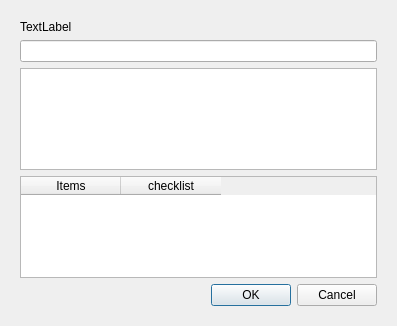
<?xml version="1.0" encoding="UTF-8"?>
<ui version="4.0">
 <class>tableedit</class>
 <widget class="QDialog" name="tableedit">
  <property name="geometry">
   <rect>
    <x>0</x>
    <y>0</y>
    <width>397</width>
    <height>326</height>
   </rect>
  </property>
  <property name="windowTitle">
   <string>Dialog</string>
  </property>
  <layout class="QVBoxLayout" name="verticalLayout_2">
   <item>
    <widget class="QStackedWidget" name="EditTableWidget">
     <property name="currentIndex">
      <number>1</number>
     </property>
     <widget class="QWidget" name="page">
      <widget class="QWidget" name="layoutWidget">
       <property name="geometry">
        <rect>
         <x>0</x>
         <y>10</y>
         <width>316</width>
         <height>220</height>
        </rect>
       </property>
       <layout class="QGridLayout" name="gridLayout_2">
        <item row="1" column="2">
         <widget class="QLineEdit" name="line_MachineEdit"/>
        </item>
        <item row="1" column="0">
         <widget class="QLabel" name="label_7">
          <property name="text">
           <string>Machine</string>
          </property>
         </widget>
        </item>
        <item row="5" column="2">
         <widget class="QLineEdit" name="line_ZoneEdit"/>
        </item>
        <item row="0" column="0">
         <widget class="QLabel" name="label_2">
          <property name="text">
           <string>RFAddress</string>
          </property>
         </widget>
        </item>
        <item row="5" column="0">
         <widget class="QLabel" name="label_13">
          <property name="text">
           <string>Zone ID</string>
          </property>
         </widget>
        </item>
        <item row="3" column="2">
         <widget class="QLineEdit" name="line_LineEdit"/>
        </item>
        <item row="4" column="0">
         <widget class="QLabel" name="label_12">
          <property name="text">
           <string>Process ID</string>
          </property>
         </widget>
        </item>
        <item row="4" column="2">
         <widget class="QLineEdit" name="line_ProcessEdit"/>
        </item>
        <item row="3" column="0">
         <widget class="QLabel" name="label_9">
          <property name="text">
           <string>Line ID</string>
          </property>
         </widget>
        </item>
        <item row="6" column="0">
         <widget class="QLabel" name="label">
          <property name="text">
           <string>Sub Zone ID</string>
          </property>
         </widget>
        </item>
        <item row="2" column="0">
         <widget class="QLabel" name="label_8">
          <property name="text">
           <string>Plant ID</string>
          </property>
         </widget>
        </item>
        <item row="2" column="2">
         <widget class="QLineEdit" name="line_PlantEdit"/>
        </item>
        <item row="7" column="0">
         <widget class="QLabel" name="label_3">
          <property name="text">
           <string>Device ID</string>
          </property>
         </widget>
        </item>
        <item row="0" column="2">
         <widget class="QLineEdit" name="line_RFedit"/>
        </item>
        <item row="7" column="2">
         <widget class="QLineEdit" name="line_DeviceEdit"/>
        </item>
        <item row="6" column="2">
         <widget class="QLineEdit" name="line_SubzoneEdit"/>
        </item>
       </layout>
      </widget>
      <widget class="QDialogButtonBox" name="buttonBox">
       <property name="geometry">
        <rect>
         <x>-50</x>
         <y>240</y>
         <width>341</width>
         <height>32</height>
        </rect>
       </property>
       <property name="orientation">
        <enum>Qt::Horizontal</enum>
       </property>
       <property name="standardButtons">
        <set>QDialogButtonBox::Cancel|QDialogButtonBox::Ok</set>
       </property>
      </widget>
     </widget>
     <widget class="QWidget" name="page_2">
      <layout class="QVBoxLayout" name="verticalLayout">
       <item>
        <widget class="QLabel" name="label_4">
         <property name="text">
          <string>TextLabel</string>
         </property>
        </widget>
       </item>
       <item>
        <widget class="QLineEdit" name="lineEdit"/>
       </item>
       <item>
        <widget class="QTextEdit" name="textEdit"/>
       </item>
       <item>
        <widget class="QTableWidget" name="table_filter_gateway">
         <column>
          <property name="text">
           <string>Items</string>
          </property>
         </column>
         <column>
          <property name="text">
           <string>checklist</string>
          </property>
         </column>
        </widget>
       </item>
       <item>
        <widget class="QDialogButtonBox" name="buttonBox_2">
         <property name="orientation">
          <enum>Qt::Horizontal</enum>
         </property>
         <property name="standardButtons">
          <set>QDialogButtonBox::Cancel|QDialogButtonBox::Ok</set>
         </property>
        </widget>
       </item>
      </layout>
     </widget>
    </widget>
   </item>
  </layout>
 </widget>
 <resources/>
 <connections>
  <connection>
   <sender>buttonBox</sender>
   <signal>accepted()</signal>
   <receiver>tableedit</receiver>
   <slot>accept()</slot>
   <hints>
    <hint type="sourcelabel">
     <x>248</x>
     <y>254</y>
    </hint>
    <hint type="destinationlabel">
     <x>157</x>
     <y>274</y>
    </hint>
   </hints>
  </connection>
  <connection>
   <sender>buttonBox</sender>
   <signal>rejected()</signal>
   <receiver>tableedit</receiver>
   <slot>reject()</slot>
   <hints>
    <hint type="sourcelabel">
     <x>316</x>
     <y>260</y>
    </hint>
    <hint type="destinationlabel">
     <x>286</x>
     <y>274</y>
    </hint>
   </hints>
  </connection>
 </connections>
</ui>
